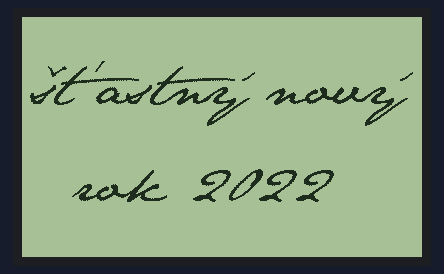
Bench run of a sketch on a simulated ESP32-S3. On the bench: 400×240 one-colour display.

Above: at 0.8 s.

The sketch:

MemoryLCD-ESP32.ino
```cpp
/*
* Example code for 2.7" memoryLCD https://www.laskakit.cz/laskakit-2-7--400x240-lcd-memory-displej/
* with LaskaKit boards
* This example shows the bitmap on the screen.
*
* made by laskakit.cz
*
* Libraries:
* https://github.com/adafruit/Adafruit_SHARP_Memory_Display
* https://github.com/adafruit/Adafruit-GFX-Library
*/

#include <WiFi.h>
#include <Adafruit_GFX.h>
#include <Adafruit_SharpMem.h>
#include "bitmap.h"

// SPI LaskaKit ESP32-LPKit https://www.laskakit.cz/laskakit-esp32-lpkit-pcb-antenna/
//#define SHARP_SCK  18
//#define SHARP_MOSI 23
//#define SHARP_CS   5

// SPI uSUP LaskaKit ESP32-DEVKit https://www.laskakit.cz/laskakit-esp32-devkit/
//#define SHARP_SCK  14
//#define SHARP_MOSI 13
//#define SHARP_CS   15
//#define USUP_POWER 2  //uSUP connector power output pin

// SPI uSUP LaskaKit ESP32-S3-DEVKit https://www.laskakit.cz/laskakit-esp32-s3-devkit
#define SHARP_SCK  12
#define SHARP_MOSI 11
#define SHARP_CS   10
#define USUP_POWER 47 //uSUP connector power output pin

// definition of display and connection
Adafruit_SharpMem display(SHARP_SCK, SHARP_MOSI, SHARP_CS, 400, 240);

#define BLACK 0
#define WHITE 1

void setup() {

  pinMode(USUP_POWER, OUTPUT);    // Set uSUP connector power transistor as output
  digitalWrite(USUP_POWER, HIGH); // Turn power ON uSUP connector
  delay(100);            // Delay so it has time to turn on

  WiFi.mode(WIFI_MODE_NULL); // disable Wi-Fi
  Serial.begin(115200); // Serial

  // start & clear the display
  display.begin();  // initialization
  display.setRotation(0); // rotation
  display.clearDisplay(); // clear display
  display.setCursor(0,0); // set cursor
  display.setTextColor(BLACK, WHITE); // set color

  display.drawBitmap(0, 0, logo, 400, 240, BLACK); // put logo - bitmap.h

  display.refresh(); // update the screen

}

void loop() {
  // put your main code here, to run repeatedly:

}
```

Source omitted: bitmap.h (data table, 72297 bytes)
